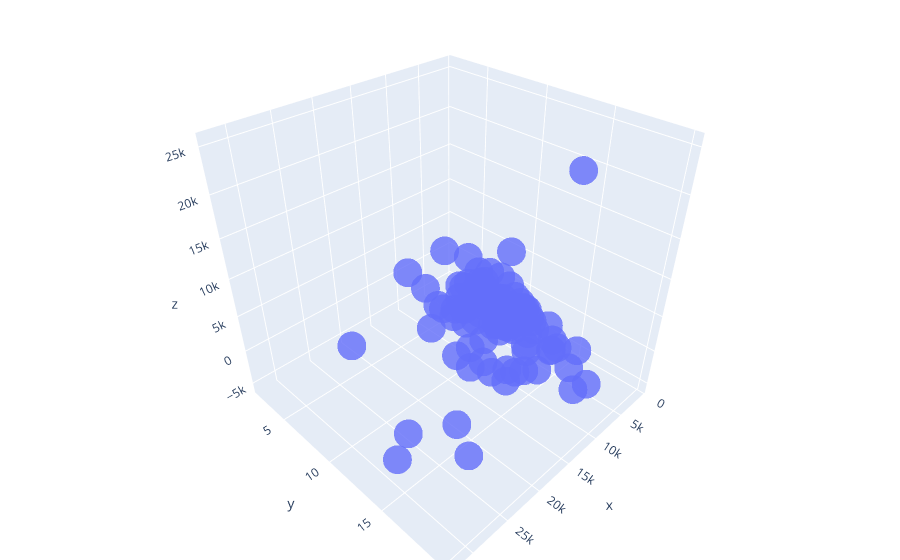

Notebook source saved alongside this figure:
### Code cell
create_3d_plot(df=df, x='inc', y='edu', z='sav')
